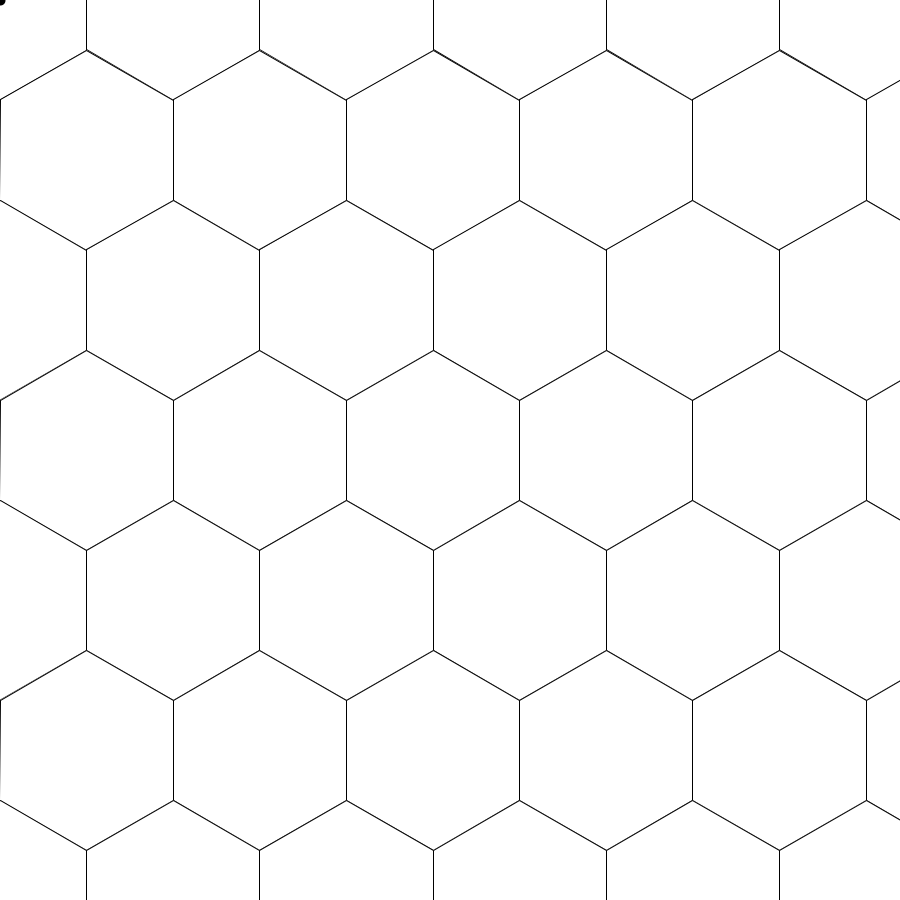
Frame 1 (no input)
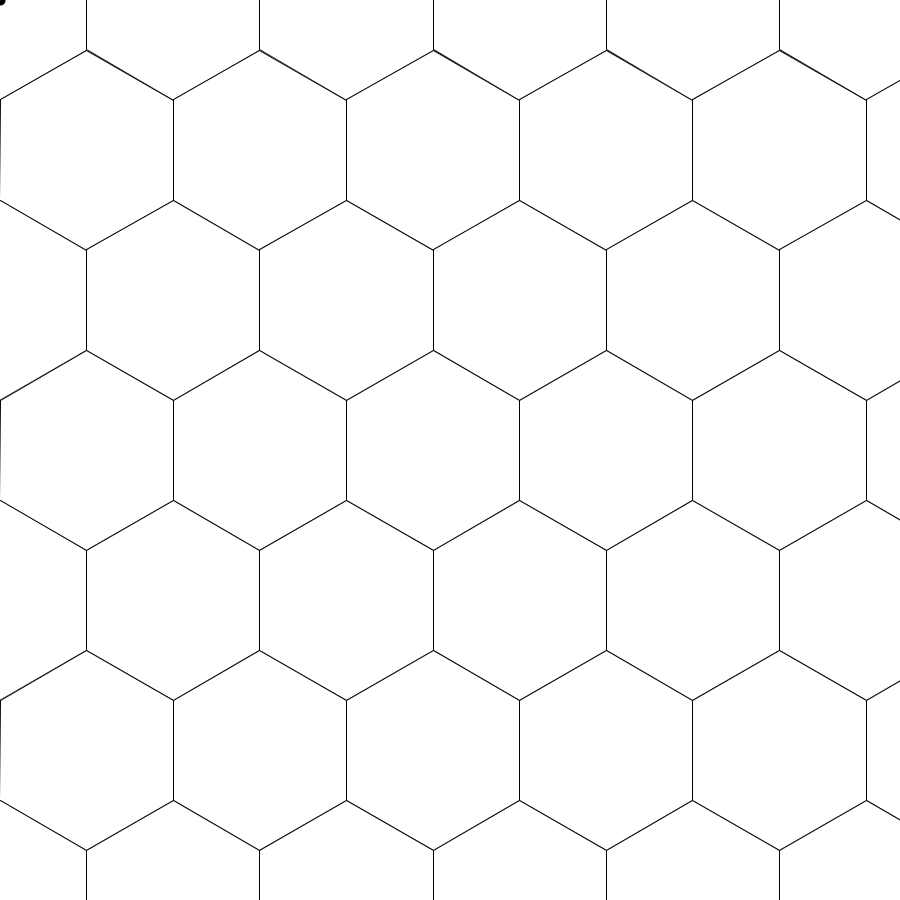
Frame 60 (the mouse pressed at the canvas centre just before this capture)
Frame 120 (the mouse held since frame 60 and released just before this capture): identical to frame 60, image omitted

The Processing sketch that drew these frames (run headless with seeded random() and noise(); from frame 60 on, the mouse is pressed at the canvas centre):

// Processing sketch: Hex_Grid_Walker
// ── Hex_Grid_Walker.pde
void drawPolygon(float x, float y, float radius, float vertexCount) {
  PVector gen = new PVector(0,radius);
  float angle=2*PI/vertexCount;
  beginShape();
  vertex(gen.x+x,gen.y+y);
  for (int i=1; i<=vertexCount; i++) {
    gen.rotate(angle);
    vertex(gen.x+x,gen.y+y);
  }
  endShape();
}
final float r=100;
final float d=sqrt(3)/2.0*r;
ArrayList<PVector> grid;
PVector pos;
void keyPressed() {
  if (key!=CODED) {
    switch (key) {
      case 'a': pos.x-=2*d;
                break;
      case 'd': pos.x+=2*d;
                break;
      case 'q': pos.x-=d;
                pos.y-=1.5*r;
                break;
      case 'e': pos.x+=d;
                pos.y-=1.5*r;
                break;
      case 'z': pos.x-=d;
                pos.y+=1.5*r;
                break;
      case 'c': pos.x+=d;
                pos.y+=1.5*r;
                break;
    }  
  }
  
}
void setup() {
  size(900, 900);
  grid = new ArrayList<PVector>();
  pos = new PVector(0,0);
}
void draw() {
  strokeWeight(1);
  boolean alternate=true;
  float winc=0;
  for (float y=0; y<=height+r; y+=1.5*r) {
    if (alternate) {
      float hinc=0;
      for (float x=0; x<=width+2*d; x+=2*d) {
        drawPolygon(x,y,r,6);
        grid.add(new PVector(x,y));
      }
      alternate=false;
    } else {
       float hinc=0;
       for (float x=-d; x<=width+2*d; x+=2*d) {
        drawPolygon(x,y,r,6);
        grid.add(new PVector(x,y));
      }
      alternate=true;
    }
    
  }
  strokeWeight(10);
  point(pos.x,pos.y);
  
}
